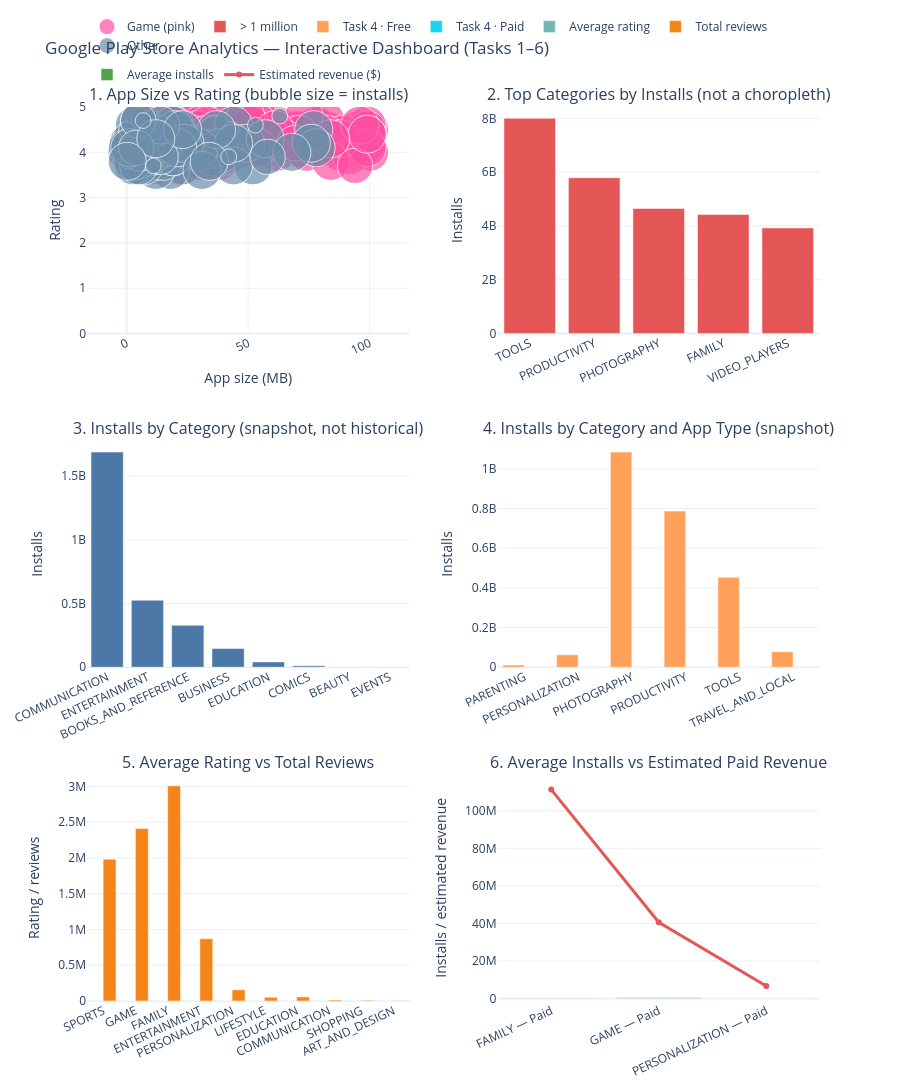

The cell this chart's notebook holds for it:
### Markdown cell above
## Final interactive Plotly dashboard — all six tasks

### Code cell
# Prepare chart datasets from the same cleaned source dataframe.
selected_categories = {"GAME", "BEAUTY", "BUSINESS", "COMICS", "COMMUNICATION",
                       "DATING", "ENTERTAINMENT", "SOCIAL", "EVENTS"}

# Task 1: bubble chart
t1_base = apps[
    apps["Category"].isin(selected_categories)
    & (apps["Rating"] > 3.5)
    & (apps["Reviews"] > 500)
    & (~apps["App"].str.contains("S", case=False, na=False))
    & (apps["Installs"] > 50_000)
    & apps["Size_MB"].notna()
].copy()
t1 = t1_base[t1_base["Sentiment_Subjectivity"] > 0.5].copy()
t1_note = None
if t1.empty:
    t1 = t1_base.copy()
    t1_note = "No apps matched sentiment subjectivity > 0.5; showing metadata matches instead."
t1["Category_Display"] = t1["Category"].replace(
    {"BEAUTY": "सुंदरता", "BUSINESS": "வணிகம்", "DATING": "Partnersuche"}
)
t1["Colour"] = np.where(t1["Category"].eq("GAME"), "Game (pink)", "Other")

# Task 2: category-level diagnostic; no country data exists
t2_base = apps[~apps["Category"].str.startswith(("A", "C", "G", "S"), na=False)]
t2 = t2_base.groupby("Category", as_index=False)["Installs"].sum().nlargest(5, "Installs")
t2["Threshold"] = np.where(t2["Installs"] > 1_000_000, "> 1 million", "≤ 1 million")

# Task 3: eligible category installs from the available snapshot
t3_base = apps[
    apps["Category"].str.startswith(("E", "C", "B"), na=False)
    & ~apps["App"].str.upper().str.startswith(("X", "Y", "Z"))
    & ~apps["App"].str.contains("S", case=False, na=False)
    & (apps["Reviews"] > 500)
]
t3 = t3_base.groupby("Category", as_index=False)["Installs"].sum().nlargest(12, "Installs")

# Task 4: eligible category/type summary from the available snapshot
t4_base = apps[
    (apps["Rating"] >= 4.2)
    & ~apps["App"].str.contains(r"\\d", na=False)
    & apps["Category"].str.startswith(("T", "P"), na=False)
    & (apps["Reviews"] > 1000)
    & apps["Size_MB"].between(20, 80)
]
t4 = t4_base.groupby(["Category", "Type"], as_index=False)["Installs"].sum()

# Task 5: top 10 categories, with strict January/size filters first
t5_base = apps[
    (apps["Size_MB"] >= 10)
    & apps["Last Updated"].notna()
    & (apps["Last Updated"].dt.month == 1)
]
t5 = t5_base.groupby("Category", as_index=False).agg(
    Avg_Rating=("Rating", "mean"),
    Total_Reviews=("Reviews", "sum"),
    Total_Installs=("Installs", "sum")
)
t5 = t5[t5["Avg_Rating"] >= 4].nlargest(10, "Total_Installs")
t5_note = None
if t5.empty:
    t5_note = "Strict filters returned no categories; showing top categories without the January/size restriction."
    t5 = apps.groupby("Category", as_index=False).agg(
        Avg_Rating=("Rating", "mean"),
        Total_Reviews=("Reviews", "sum"),
        Total_Installs=("Installs", "sum")
    ).nlargest(10, "Total_Installs")

# Task 6: dual-axis sample. Revenue is an estimate for paid apps only.
t6_base = apps[
    (apps["Installs"] >= 10_000)
    & (apps["Android_Min"] > 4)
    & (apps["Size_MB"] > 15)
    & (apps["Content Rating"].astype(str).str.lower().str.strip() == "everyone")
    & (apps["App"].str.len() <= 30)
].copy()
t6_base["Estimated_Revenue"] = np.where(
    t6_base["Type"].eq("Paid"), t6_base["Installs"] * t6_base["Price"], 0
)
t6 = t6_base[t6_base["Estimated_Revenue"] >= 10_000].copy()
t6_note = None
if t6.empty:
    t6_note = "Strict filters returned no rows; using a broader paid-app sample for illustration."
    t6 = apps[(apps["Type"] == "Paid") & (apps["Installs"] >= 10_000)].copy()
    t6["Estimated_Revenue"] = t6["Installs"] * t6["Price"]
top3 = t6.groupby("Category")["Installs"].sum().nlargest(3).index
t6 = t6[t6["Category"].isin(top3)]
t6_summary = t6.groupby(["Category", "Type"], as_index=False).agg(
    Average_Installs=("Installs", "mean"),
    Estimated_Revenue=("Estimated_Revenue", "sum")
)
t6_summary["Label"] = t6_summary["Category"] + " — " + t6_summary["Type"]

# One unified 3 x 2 Plotly dashboard. All six panels render together.
fig = make_subplots(
    rows=3, cols=2,
    subplot_titles=(
        "1. App Size vs Rating (bubble size = installs)",
        "2. Top Categories by Installs (not a choropleth)",
        "3. Installs by Category (snapshot, not historical)",
        "4. Installs by Category and App Type (snapshot)",
        "5. Average Rating vs Total Reviews",
        "6. Average Installs vs Estimated Paid Revenue"
    ),
    specs=[
        [{"type": "scatter"}, {"type": "bar"}],
        [{"type": "bar"}, {"type": "bar"}],
        [{"type": "bar"}, {"type": "bar"}]
    ],
    vertical_spacing=0.12,
    horizontal_spacing=0.12
)

if not t1.empty:
    for colour, colour_value in [("Game (pink)", "#ff4fa3"), ("Other", "#6b8eaa")]:
        part = t1[t1["Colour"] == colour]
        if not part.empty:
            fig.add_trace(go.Scatter(
                x=part["Size_MB"], y=part["Rating"], mode="markers",
                name=colour, legendgroup="bubble",
                marker=dict(
                    size=np.clip(np.sqrt(part["Installs"].fillna(0)) / 20, 6, 38),
                    color=colour_value, opacity=0.7,
                    sizemode="diameter"
                ),
                text=part["App"],
                customdata=np.stack([
                    part["Category_Display"].astype(str),
                    part["Reviews"].fillna(0).astype(str),
                    part["Installs"].fillna(0).astype(str)
                ], axis=-1),
                hovertemplate="<b>%{text}</b><br>Size: %{x:.1f} MB<br>Rating: %{y}<br>Category: %{customdata[0]}<br>Reviews: %{customdata[1]}<br>Installs: %{customdata[2]}<extra></extra>"
            ), row=1, col=1)

if not t2.empty:
    for threshold, colour in [("> 1 million", "#e45756"), ("≤ 1 million", "#4c78a8")]:
        part = t2[t2["Threshold"] == threshold]
        if not part.empty:
            fig.add_trace(go.Bar(x=part["Category"], y=part["Installs"], name=threshold,
                                 marker_color=colour, legendgroup="threshold"), row=1, col=2)

if not t3.empty:
    fig.add_trace(go.Bar(x=t3["Category"], y=t3["Installs"], name="Snapshot installs",
                         marker_color="#4c78a8", showlegend=False), row=2, col=1)

if not t4.empty:
    for typ in sorted(t4["Type"].dropna().unique()):
        part = t4[t4["Type"] == typ]
        fig.add_trace(go.Bar(x=part["Category"], y=part["Installs"], name=f"Task 4 · {typ}",
                             legendgroup=f"t4-{typ}"), row=2, col=2)

if not t5.empty:
    fig.add_trace(go.Bar(x=t5["Category"], y=t5["Avg_Rating"], name="Average rating",
                         marker_color="#72b7b2", showlegend=True), row=3, col=1)
    # Reviews are shown as a separately scaled series so the very different magnitudes remain legible.
    fig.add_trace(go.Bar(x=t5["Category"], y=t5["Total_Reviews"], name="Total reviews",
                         marker_color="#f58518", showlegend=True), row=3, col=1)

if not t6_summary.empty:
    fig.add_trace(go.Bar(x=t6_summary["Label"], y=t6_summary["Average_Installs"],
                         name="Average installs", marker_color="#54a24b"), row=3, col=2)
    # Revenue is on the same panel as an explicitly labeled separate series; inspect detailed chart below for true dual-axis view.
    fig.add_trace(go.Scatter(x=t6_summary["Label"], y=t6_summary["Estimated_Revenue"],
                             name="Estimated revenue ($)", mode="lines+markers",
                             line=dict(color="#e45756", width=3)), row=3, col=2)

fig.update_layout(
    title="Google Play Store Analytics — Interactive Dashboard (Tasks 1–6)",
    height=1250, template="plotly_white", barmode="group",
    hovermode="closest", legend=dict(orientation="h", yanchor="bottom", y=1.02, xanchor="left", x=0)
)
fig.update_xaxes(tickangle=-25)
fig.update_yaxes(title_text="Rating", row=1, col=1, range=[0, 5])
fig.update_xaxes(title_text="App size (MB)", row=1, col=1)
fig.update_yaxes(title_text="Installs", row=1, col=2)
fig.update_yaxes(title_text="Installs", row=2, col=1)
fig.update_yaxes(title_text="Installs", row=2, col=2)
fig.update_yaxes(title_text="Rating / reviews", row=3, col=1)
fig.update_yaxes(title_text="Installs / estimated revenue", row=3, col=2)
fig.show()

display(Markdown(
    f"**Rows shown:** Task 1 = {len(t1):,}; Task 2 = {len(t2):,}; Task 3 = {len(t3):,}; "
    f"Task 4 = {len(t4):,}; Task 5 = {len(t5):,}; Task 6 = {len(t6_summary):,} summary rows."
))
if t1_note:
    display(Markdown(f"> **Task 1 note:** {t1_note}"))
if t5_note:
    display(Markdown(f"> **Task 5 note:** {t5_note}"))
if t6_note:
    display(Markdown(f"> **Task 6 note:** {t6_note}"))

### Figure 1 — Plotly figure (JSON) as saved in the notebook; plotly's stock layout.template omitted (floating-point values rounded to 4 significant figures; data arrays with more than 128 entries replaced by an {"elided": "..."} marker saying what was removed)
{"data": [{"customdata": {"elided": "185x3 str values"}, "hovertemplate": "<b>%{text}</b><br>Size: %{x:.1f} MB<br>Rating: %{y}<br>Category: %{customdata[0]}<br>Reviews: %{customdata[1]}<br>Installs: %{customdata[2]}<extra></extra>", "legendgroup": "bubble", "marker": {"color": "#ff4fa3", "opacity": 0.7, "size": {"elided": "185 float values"}, "sizemode": "diameter"}, "mode": "markers", "name": "Game (pink)", "text": {"elided": "185 str values"}, "type": "scatter", "x": {"elided": "185 float values"}, "xaxis": "x", "y": {"elided": "185 float values"}, "yaxis": "y"}, {"customdata": {"elided": "126x3 str values"}, "hovertemplate": "<b>%{text}</b><br>Size: %{x:.1f} MB<br>Rating: %{y}<br>Category: %{customdata[0]}<br>Reviews: %{customdata[1]}<br>Installs: %{customdata[2]}<extra></extra>", "legendgroup": "bubble", "marker": {"color": "#6b8eaa", "opacity": 0.7, "size": [38.0, 38.0, 38.0, 38.0, 15.81, 35.36, 15.81, 38.0, 38.0, 38.0, 38.0, 38.0, 38.0, 38.0, 38.0, 38.0, 38.0, 38.0, 38.0, 38.0, 38.0, 38.0, 38.0, 38.0, 38.0, 38.0, 38.0, 15.81, 38.0, 35.36, 38.0, 38.0, 38.0, 38.0, 15.81, 35.36, 35.36, 38.0, 38.0, 38.0, 35.36, 38.0, 38.0, 35.36, 38.0, 38.0, 38.0, 38.0, 38.0, 38.0, 38.0, 38.0, 38.0, 38.0, 38.0, 15.81, 15.81, 38.0, 38.0, 38.0, 38.0, 38.0, 38.0, 38.0, 38.0, 38.0, 38.0, 15.81, 38.0, 15.81, 38.0, 15.81, 35.36, 38.0, 15.81, 38.0, 38.0, 38.0, 38.0, 38.0, 38.0, 38.0, 15.81, 38.0, 38.0, 38.0, 38.0, 38.0, 15.81, 38.0, 35.36, 38.0, 15.81, 38.0, 15.81, 38.0, 35.36, 15.81, 38.0, 15.81, 15.81, 38.0, 38.0, 38.0, 15.81, 38.0, 15.81, 38.0, 38.0, 38.0, 35.36, 15.81, 38.0, 15.81, 15.81, 15.81, 15.81, 38.0, 38.0, 35.36, 35.36, 38.0, 15.81, 38.0, 35.36, 15.81], "sizemode": "diameter"}, "mode": "markers", "name": "Other", "text": ["Rainbow Camera", "Google Primer", "Call Blocker", "Kariyer.net", "Myanmar 2D/3D", "MailChimp - Email, Marketing Automation", "Invoice & Time Tracking - Zoho", "Marvel Unlimited", "My Tele2", "Call Free – Free Call", "TracFone My Account", "TouchPal Keyboard - Fun Emoji & Android Keyboard", "My magenta", "Omlet Chat", "PHONE for Google Voice & GTalk", "Hiya - Caller ID & Block", "CallApp: Caller ID, Blocker & Phone Call Recorder", "Call Control - Call Blocker", "Video Caller Id", "Caller ID +", "K-9 Mail", "Email TypeApp - Mail App", "Newton Mail - Email App for Gmail, Outlook, IMAP", "GO Notifier", "Daum Mail - Next Mail", "Vonage Mobile® Call Video Text", "OkCupid Dating", "Hily: Dating, Chat, Match, Meet & Hook up", "CMB Free Dating App", "Clover Dating App", "Find Real Love — YouLove Premium Dating", "RandoChat - Chat roulette", "Free Dating App - YoCutie - Flirt, Chat & Meet", "ChatVideo Meet new people", "Black White Interracial Dating - Interracial Match", "FlirtChat - ♥Free Dating/Flirting App♥", "Glam - Premium Dating App", "Mingle - Online Dating App to Chat & Meet People", "Hitwe - meet people and chat", "WannaMeet – Dating & Chat App", "Chatting - Free chat, random chat, boyfriend, girlfriend", "iPair-Meet, Chat, Dating", "Meet, chat & date. Free dating app - Chocolate app", "2Date Dating App, Love and matching", "Vigo Lite", "The green alien dance", "H TV", "Cinematic Cinematic", "Talking Angela", "Radio Javan", "Talking Ginger 2", "Low Poly – Puzzle art game", "Amazon Prime Video", "Ziggo GO", "Talking Ben the Dog", "Cooking Channel", "Animal Planet GO", "Nick", "VH1", "The CW", "Comedy Central", "WWE", "MTV", "LEGO® TV", "FOX", "Telemundo Now", "Redbox", "Laugh Out Loud by Kevin Hart", "ColorFul - Adult Coloring Book", "Hamilton — The Official App", "Meme Creator", "Meme Generator", "Reminder", "Fever", "my4D", "Jodel - The Hyperlocal App", "Phone Tracker : Family Locator", "Kate Mobile for VK", "Moment", "Meetup", "MeetMe: Chat & Meet New People", "Blogger", "Blogaway for Android (Blogger)", "Banjo", "Timehop", "LOVOO", "Jaumo Dating, Flirt & Live Video", "AntennaPict β", "KPOP Amino for K-Pop Entertainment", "Free WiFi Connect", "Verdad o Reto", "pixiv", "Q Avatar (Avatar Maker)", "AT&T Call Protect", "PlacarTv Futebol Ao Vivo", "Augment - 3D Augmented Reality", "BD Data Plan (3G & 4G)", "YAY - TBH", "Grindr - Gay chat", "Dr B R Ambedkar (Jai Bhim)", "Dr. B.R.Ambedkar", "Bluetooth Auto Connect", "Tiny Call Confirm", "BZ Reminder", "CB On Mobile", "Virtual Walkie Talkie", "Channel 19", "My Vodafone (GR)", "Curriculum Vitae", "Your Freedom VPN Client", "Daddyhunt: Gay Dating", "Dating.dk", "Caller ID & Call Block - DU Caller", "TNEB", "eHub", "WiFi Tether Router", "ExDialer PRO Key", "EZ Video Download for Facebook", "Friendly for Facebook", "Profile Tracker - Who Viewed My Facebook Profile", "Pink Color for Facebook", "File Commander - File Manager/Explorer", "Female Daily", "Wi-Fi Auto-connect", "TownWiFi | Wi-Fi Everywhere", "Fr Daoud Lamei"], "type": "scatter", "x": [23.0, 18.0, 3.2, 16.0, 3.1, 12.0, 8.6, 11.0, 8.8, 15.0, 18.0, 37.0, 37.0, 35.0, 13.0, 13.0, 20.0, 11.0, 17.0, 0.1152, 5.1, 44.0, 30.0, 0.6787, 19.0, 23.0, 15.0, 56.0, 40.0, 23.0, 11.0, 12.0, 7.9, 20.0, 28.0, 13.0, 9.0, 38.0, 21.0, 11.0, 6.1, 77.0, 9.5, 8.1, 6.5, 12.0, 5.6, 15.0, 52.0, 4.5, 49.0, 17.0, 24.0, 78.0, 57.0, 16.0, 9.6, 25.0, 17.0, 21.0, 19.0, 20.0, 15.0, 7.2, 44.0, 19.0, 30.0, 20.0, 19.0, 43.0, 44.0, 53.0, 6.3, 12.0, 8.7, 20.0, 5.4, 5.3, 37.0, 23.0, 76.0, 2.7, 4.1, 9.3, 16.0, 68.0, 13.0, 2.2, 63.0, 9.7, 5.1, 24.0, 3.6, 15.0, 4.5, 21.0, 6.9, 12.0, 31.0, 7.5, 5.2, 1.9, 0.3428, 5.4, 0.3154, 2.5, 12.0, 34.0, 5.0, 5.3, 14.0, 11.0, 14.0, 0.9258, 4.8, 1.3, 0.0166, 1.3, 23.0, 4.8, 4.0, 12.0, 42.0, 0.2471, 58.0, 6.8], "xaxis": "x", "y": [3.7, 4.4, 4.6, 3.9, 4.6, 4.1, 4.6, 3.7, 4.3, 4.3, 3.6, 4.4, 3.9, 3.9, 4.3, 4.4, 4.4, 4.4, 4.2, 4.0, 4.2, 4.6, 4.0, 4.2, 4.3, 4.1, 4.1, 4.1, 4.0, 4.1, 4.5, 3.6, 4.1, 4.2, 4.1, 4.3, 4.3, 4.1, 4.2, 4.1, 4.2, 4.5, 3.9, 4.4, 4.2, 3.8, 4.3, 4.4, 3.7, 4.4, 4.2, 4.5, 4.2, 4.1, 4.3, 4.1, 4.2, 4.2, 4.1, 4.4, 3.9, 4.5, 3.8, 3.7, 3.7, 3.9, 4.1, 4.3, 4.6, 4.5, 4.2, 4.6, 4.5, 4.0, 4.6, 4.5, 4.3, 4.4, 4.5, 4.2, 4.2, 3.7, 3.7, 4.2, 4.1, 4.0, 4.4, 4.3, 4.8, 3.9, 3.8, 4.2, 4.4, 4.2, 4.1, 4.1, 4.4, 4.1, 3.6, 4.7, 4.8, 3.9, 4.1, 4.7, 4.1, 3.8, 3.7, 3.8, 3.7, 4.0, 3.9, 3.7, 4.6, 3.8, 4.2, 4.2, 4.5, 4.1, 4.5, 4.7, 4.1, 4.3, 3.9, 3.8, 3.9, 4.7], "yaxis": "y"}, {"legendgroup": "threshold", "marker": {"color": "#e45756"}, "name": "> 1 million", "type": "bar", "x": ["TOOLS", "PRODUCTIVITY", "PHOTOGRAPHY", "FAMILY", "VIDEO_PLAYERS"], "xaxis": "x2", "y": [8002000000.0, 5793000000.0, 4649000000.0, 4428000000.0, 3927000000.0], "yaxis": "y2"}, {"marker": {"color": "#4c78a8"}, "name": "Snapshot installs", "showlegend": false, "type": "bar", "x": ["COMMUNICATION", "ENTERTAINMENT", "BOOKS_AND_REFERENCE", "BUSINESS", "EDUCATION", "COMICS", "BEAUTY", "EVENTS"], "xaxis": "x3", "y": [1689000000.0, 526100000.0, 329400000.0, 146700000.0, 41910000.0, 11250000.0, 2105000.0, 1610000.0], "yaxis": "y3"}, {"legendgroup": "t4-Free", "name": "Task 4 · Free", "type": "bar", "x": ["PARENTING", "PERSONALIZATION", "PHOTOGRAPHY", "PRODUCTIVITY", "TOOLS", "TRAVEL_AND_LOCAL"], "xaxis": "x4", "y": [10700000.0, 62700000.0, 1084000000.0, 787200000.0, 453600000.0, 78250000.0], "yaxis": "y4"}, {"legendgroup": "t4-Paid", "name": "Task 4 · Paid", "type": "bar", "x": ["PERSONALIZATION", "PHOTOGRAPHY", "TOOLS"], "xaxis": "x4", "y": [1010000.0, 1000000.0, 100000.0], "yaxis": "y4"}, {"marker": {"color": "#72b7b2"}, "name": "Average rating", "showlegend": true, "type": "bar", "x": ["SPORTS", "GAME", "FAMILY", "ENTERTAINMENT", "PERSONALIZATION", "LIFESTYLE", "EDUCATION", "COMMUNICATION", "SHOPPING", "ART_AND_DESIGN"], "xaxis": "x5", "y": [4.343, 4.252, 4.189, 4.3, 4.475, 4.05, 4.4, 4.05, 4.2, 4.1], "yaxis": "y5"}, {"marker": {"color": "#f58518"}, "name": "Total reviews", "showlegend": true, "type": "bar", "x": ["SPORTS", "GAME", "FAMILY", "ENTERTAINMENT", "PERSONALIZATION", "LIFESTYLE", "EDUCATION", "COMMUNICATION", "SHOPPING", "ART_AND_DESIGN"], "xaxis": "x5", "y": [1982000.0, 2412000.0, 3007000.0, 869100.0, 156000.0, 53380.0, 57640.0, 15400.0, 9975.0, 2167.0], "yaxis": "y5"}, {"marker": {"color": "#54a24b"}, "name": "Average installs", "type": "bar", "x": ["FAMILY — Paid", "GAME — Paid", "PERSONALIZATION — Paid"], "xaxis": "x6", "y": [244600.0, 436900.0, 146400.0], "yaxis": "y6"}, {"line": {"color": "#e45756", "width": 3}, "mode": "lines+markers", "name": "Estimated revenue ($)", "type": "scatter", "x": ["FAMILY — Paid", "GAME — Paid", "PERSONALIZATION — Paid"], "xaxis": "x6", "y": [111300000.0, 40600000.0, 6703000.0], "yaxis": "y6"}], "layout": {"annotations": [{"font": {"size": 16}, "showarrow": false, "text": "1. App Size vs Rating (bubble size = installs)", "x": 0.22, "xanchor": "center", "xref": "paper", "y": 1.0, "yanchor": "bottom", "yref": "paper"}, {"font": {"size": 16}, "showarrow": false, "text": "2. Top Categories by Installs (not a choropleth)", "x": 0.78, "xanchor": "center", "xref": "paper", "y": 1.0, "yanchor": "bottom", "yref": "paper"}, {"font": {"size": 16}, "showarrow": false, "text": "3. Installs by Category (snapshot, not historical)", "x": 0.22, "xanchor": "center", "xref": "paper", "y": 0.6267, "yanchor": "bottom", "yref": "paper"}, {"font": {"size": 16}, "showarrow": false, "text": "4. Installs by Category and App Type (snapshot)", "x": 0.78, "xanchor": "center", "xref": "paper", "y": 0.6267, "yanchor": "bottom", "yref": "paper"}, {"font": {"size": 16}, "showarrow": false, "text": "5. Average Rating vs Total Reviews", "x": 0.22, "xanchor": "center", "xref": "paper", "y": 0.2533, "yanchor": "bottom", "yref": "paper"}, {"font": {"size": 16}, "showarrow": false, "text": "6. Average Installs vs Estimated Paid Revenue", "x": 0.78, "xanchor": "center", "xref": "paper", "y": 0.2533, "yanchor": "bottom", "yref": "paper"}], "barmode": "group", "height": 1250, "hovermode": "closest", "legend": {"orientation": "h", "x": 0, "xanchor": "left", "y": 1.02, "yanchor": "bottom"}, "title": {"text": "Google Play Store Analytics — Interactive Dashboard (Tasks 1–6)"}, "xaxis": {"anchor": "y", "domain": [0.0, 0.44], "tickangle": -25, "title": {"text": "App size (MB)"}}, "xaxis2": {"anchor": "y2", "domain": [0.56, 1.0], "tickangle": -25}, "xaxis3": {"anchor": "y3", "domain": [0.0, 0.44], "tickangle": -25}, "xaxis4": {"anchor": "y4", "domain": [0.56, 1.0], "tickangle": -25}, "xaxis5": {"anchor": "y5", "domain": [0.0, 0.44], "tickangle": -25}, "xaxis6": {"anchor": "y6", "domain": [0.56, 1.0], "tickangle": -25}, "yaxis": {"anchor": "x", "domain": [0.7467, 1.0], "range": [0, 5], "title": {"text": "Rating"}}, "yaxis2": {"anchor": "x2", "domain": [0.7467, 1.0], "title": {"text": "Installs"}}, "yaxis3": {"anchor": "x3", "domain": [0.3733, 0.6267], "title": {"text": "Installs"}}, "yaxis4": {"anchor": "x4", "domain": [0.3733, 0.6267], "title": {"text": "Installs"}}, "yaxis5": {"anchor": "x5", "domain": [0.0, 0.2533], "title": {"text": "Rating / reviews"}}, "yaxis6": {"anchor": "x6", "domain": [0.0, 0.2533], "title": {"text": "Installs / estimated revenue"}}}}
